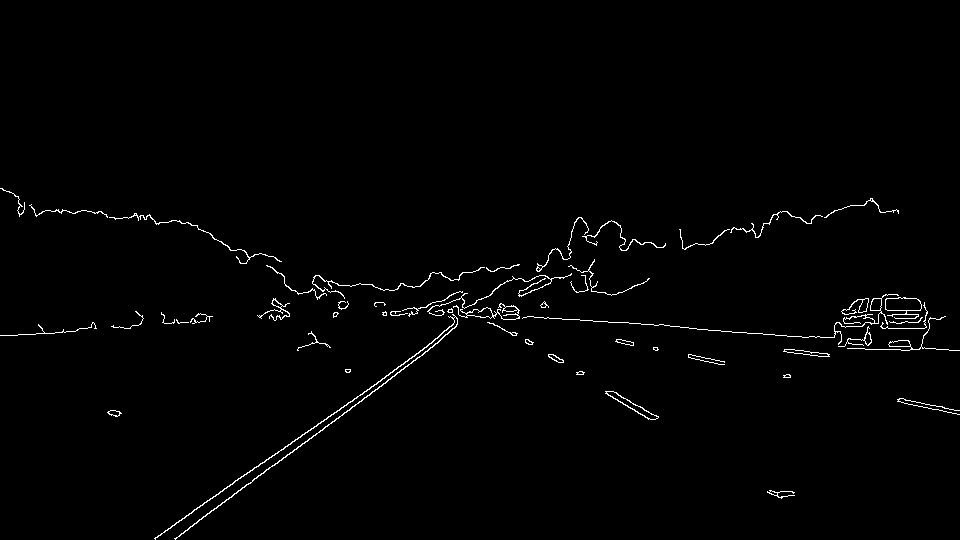
#> input picture my_examples/canny.jpg, 960 x 540 px, given as the content of the folder test_images/, which was not available
$ python images.py
#> lines starting #> are read from the running program, lines starting #| are printed output that depends on the picture; after the words box and inside, x2 and y2 are one past the last pixel; in counts of white or black regions, pixels touching at a corner belong together; pictures that were not available may be replaced by others from this repository, and a replacement may not be noted
### helper.py
import math
import numpy as np
import cv2

def grayscale(img):
    """Applies the Grayscale transform
    This will return an image with only one color channel
    but NOTE: to see the returned image as grayscale
    (assuming your grayscaled image is called 'gray')
    you should call plt.imshow(gray, cmap='gray')"""
    return cv2.cvtColor(img, cv2.COLOR_RGB2GRAY)
    # Or use BGR2GRAY if you read an image with cv2.imread()
    # return cv2.cvtColor(img, cv2.COLOR_BGR2GRAY)

def canny(img, low_threshold, high_threshold):
    """Applies the Canny transform"""
    return cv2.Canny(img, low_threshold, high_threshold)

def gaussian_blur(img, kernel_size):
    """Applies a Gaussian Noise kernel"""
    return cv2.GaussianBlur(img, (kernel_size, kernel_size), 0)

def region_of_interest(img, vertices):
    """
    Applies an image mask.

    Only keeps the region of the image defined by the polygon
    formed from `vertices`. The rest of the image is set to black.
    `vertices` should be a numpy array of integer points.
    """
    #defining a blank mask to start with
    mask = np.zeros_like(img)

    #defining a 3 channel or 1 channel color to fill the mask with depending on the input image
    if len(img.shape) > 2:
        channel_count = img.shape[2]  # i.e. 3 or 4 depending on your image
        ignore_mask_color = (255,) * channel_count
    else:
        ignore_mask_color = 255

    #filling pixels inside the polygon defined by "vertices" with the fill color
    cv2.fillPoly(mask, vertices, ignore_mask_color)

    #returning the image only where mask pixels are nonzero
    masked_image = cv2.bitwise_and(img, mask)
    return masked_image

def draw_raw_lines(img, lines, color=[255, 0, 0], thickness=2):
    img = np.zeros((img.shape[0], img.shape[1], 3), dtype=np.uint8)
    for line in lines:
        for x1,y1,x2,y2 in line:
            cv2.line(img, (x1, y1), (x2, y2), [0,255,0], thickness)

    return img

def draw_lines(img, lines, horizon=0, color=[255, 0, 0], thickness=6):
    """
    Think about things like separating line segments by their
    slope ((y2-y1)/(x2-x1)) to decide which segments are part of the left
    line vs. the right line.  Then, you can average the position of each of
    the lines and extrapolate to the top and bottom of the lane.
   """
    # right lane: positive slope
    # left lane: negative slope
    # (0,0) is top left!

    img = np.zeros((img.shape[0], img.shape[1], 3), dtype=np.uint8)

    x_left = []
    x_right = []
    y_left = []
    y_right = []

    for line in lines:
        for x1,y1,x2,y2 in line:
            slope = ((y2 - y1) / (x2 -x1))
            if math.fabs(slope) >= 0.6:
                if slope <= 0 :
                    x_left.extend([x1, x2])
                    y_left.extend([y1, y2])
                else :
                    x_right.extend([x1, x2])
                    y_right.extend([y1, y2])


    if (len(x_left) > 0 and len(x_right) > 0):
        # apply least squares polynomial fit to the arrays
        coeff_left = np.polyfit(y_left, x_left, 1)
        coeff_right = np.polyfit(y_right, x_right, 1)

        polyline_left = np.poly1d(coeff_left)
        polyline_right = np.poly1d(coeff_right)

        # cut the line on the limits, get x from the lines
        line_top_y = horizon
        line_bottom_y = img.shape[0]

        line_left_x_bottom = polyline_left(line_bottom_y)
        line_left_x_top = polyline_left(line_top_y)

        line_right_x_bottom = polyline_right(line_bottom_y)
        line_right_x_top = polyline_right(line_top_y)

        cv2.line(img, (int(line_left_x_bottom), line_bottom_y), (int(line_left_x_top), line_top_y), color, thickness)
        cv2.line(img, (int(line_right_x_bottom), line_bottom_y), (int(line_right_x_top), line_top_y), color, thickness)

    return img

def hough_lines(img, rho, theta, threshold, min_line_len, max_line_gap):
    # `img` should be the output of a Canny transform.
    lines = cv2.HoughLinesP(img, rho, theta, threshold, np.array([]), minLineLength=min_line_len, maxLineGap=max_line_gap)
    return lines

# Python 3 has support for cool math symbols.

def weighted_img(img, initial_img, α=0.8, β=1., γ=0.):
    return cv2.addWeighted(initial_img, α, img, β, γ)

def debug_image(debug, filenamepath, extension, image):
    if debug:
        cv2.imwrite(filenamepath + "_" + extension + ".jpg", cv2.cvtColor(image, cv2.COLOR_RGB2BGR))

### pipeline.py
import matplotlib.pyplot as plt
import matplotlib.image as mpimg
import numpy as np
import cv2
import helper

def pipeline(image, save_path=""):
    # Debug option
    debug = 0
    if save_path:
        debug = 1

    # 1. Transform image to grayscale
    image_gray = helper.grayscale(image)

    helper.debug_image(debug, save_path,"gray", image_gray)

    # 2. Smoothen image
    image_cleaned = helper.gaussian_blur(image_gray, 5)

    helper.debug_image(debug, save_path,"cleaned", image_cleaned)

    # 3. Apply Canny
    threshold_low = 50
    threshold_high = 150
    image_edges = helper.canny(image_cleaned, threshold_low, threshold_high);

    helper.debug_image(debug, save_path,"canny", image_edges)

    # 4. Set a ROI
    left_bottom = (0, image.shape[0])
    left_top = (430, 330)
    right_top = (530, 330)
    right_bottom = (image.shape[1], image.shape[0])
    roi = np.array([[left_bottom, left_top, right_top, right_bottom]], dtype=np.int32)
    image_roi = helper.region_of_interest(image_edges, roi)

    helper.debug_image(debug, save_path,"roi", image_roi)

    # 5. Calculate Hough lines
    rho = 3
    theta = np.pi/180
    threshold = 20
    min_line_length = 15
    max_line_gap = 10
    lines = helper.hough_lines(image_roi, rho, theta, threshold, min_line_length, max_line_gap)

    # 6 debug option
    image_hough = helper.draw_raw_lines(image_roi, lines)
    image_hough = helper.weighted_img(image_hough, image)
    helper.debug_image(debug, save_path, "hough", image_hough)

    # 7 Calculate poly lines
    horizon = 350
    image_lr_lines = helper.draw_lines(image_roi, lines, horizon)

    # 8 Add lines to original image
    image_overlay = helper.weighted_img(image_lr_lines, image)

    helper.debug_image(debug, save_path,"overlay", image_overlay)

    return image_overlay

### images.py
import matplotlib.pyplot as plt
import matplotlib.image as mpimg
import numpy as np
import cv2
import helper
import os
import pipeline as ppl
import datetime

folder = "test_images/"
raw_images = os.listdir(folder)

image_dir = "test_images_output/" + datetime.datetime.now().strftime('%Y-%m-%d_%H-%M-%S') + "/"
os.makedirs(image_dir)

for image_name in raw_images:
    path = image_dir + os.path.splitext(image_name)[0]

    image = mpimg.imread(folder + image_name)
#> image is the input picture: shape (540, 960, 3); min 0, max 255, mean 3.1
    image_lr_lines = ppl.pipeline(image, path)
#> in gaussian_blur, `return cv2.GaussianBlur(img, (kernel_size, kernel_size), 0)`:
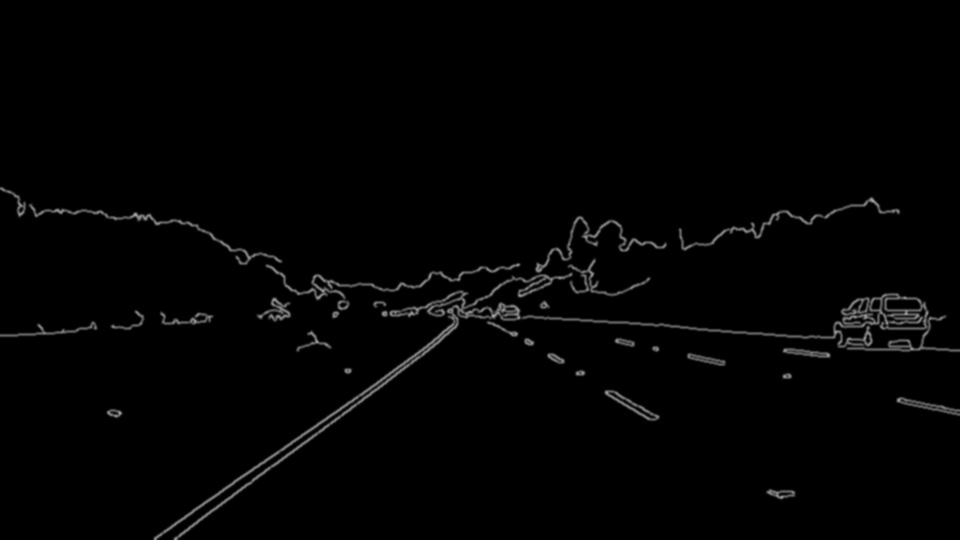
#> returned value: shape (540, 960); min 0, max 169, mean 3.1
#> in canny, `return cv2.Canny(img, low_threshold, high_threshold)`:
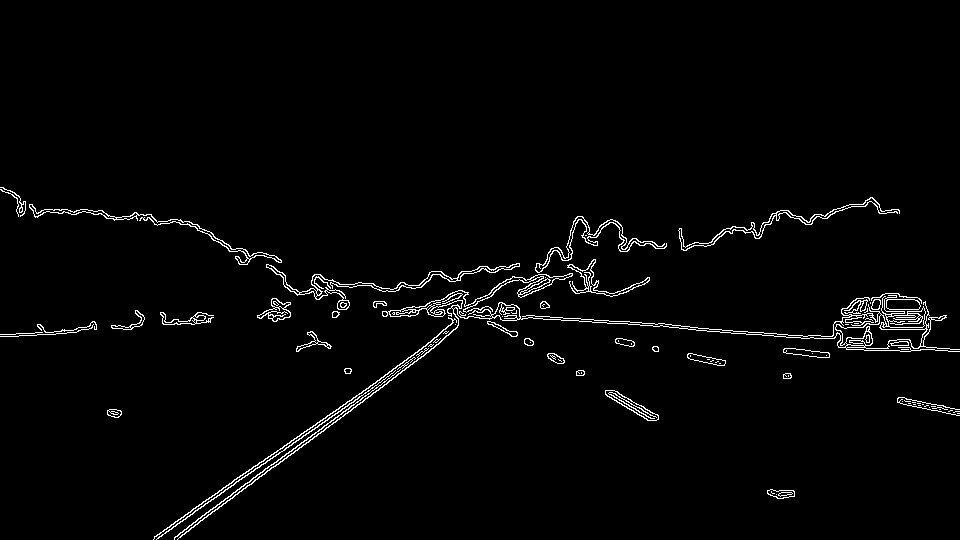
#> returned value: shape (540, 960); 2.2% white in thin lines or dots, all inside (x1, y1, x2, y2) = (0, 187, 960, 540)
#> in region_of_interest, `cv2.fillPoly(mask, vertices, ignore_mask_color)`:
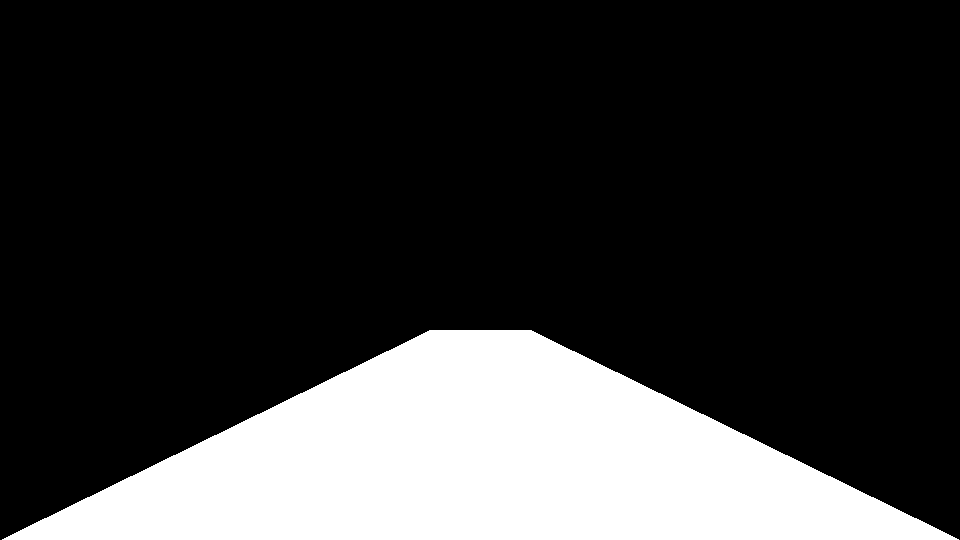
#> mask: shape (540, 960); 21.5% white; 1 white region, box (x1, y1, x2, y2) and area: (2, 330, 959, 540) 111309
#> in region_of_interest, `masked_image = cv2.bitwise_and(img, mask)`:
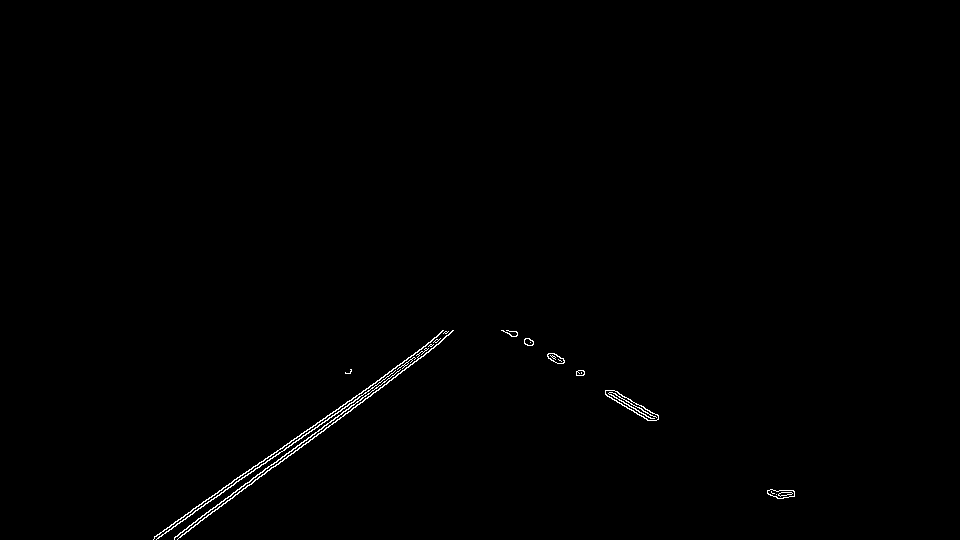
#> masked_image: shape (540, 960); 0.46% white in thin lines or dots, all inside (x1, y1, x2, y2) = (153, 330, 795, 540)
#> in hough_lines, `lines = cv2.HoughLinesP(img, rho, theta, threshold, np.array([]), minL..`: lines = 55 rows, first 6: [275, 466, 442, 340], [375, 383, 443, 330], [262, 472, 405, 365], [361, 393, 400, 363], [548, 353, 563, 362], [159, 536, 453, 330]
#> the loop in draw_raw_lines, `for line in lines:` made 55 passes
#> line on passes 1 to 12: [[275, 466, 442, 340]], [[375, 383, 443, 330]], [[262, 472, 405, 365]], [[361, 393, 400, 363]], [[548, 353, 563, 362]], [[159, 536, 453, 330]], [[215, 507, 253, 477]], [[609, 390, 654, 418]], [[208, 499, 271, 454]], [[605, 393, 650, 420]], [[212, 511, 251, 484]], [[610, 390, 658, 416]]
#> the loop in draw_lines, `for line in lines:` made 55 passes
#> after the loop in draw_lines, `for line in lines:`: x_left = 62 values, max 453 at index 9, min 154 at index 16, mean 288.7; x_right = [548, 563, 609, 654, 605, 650, 605, 627, 619, 649, 628, 658, 624, 652]; y_left = 62 values, max 539 at index 58, min 330 at index 3, mean 448.1; y_right = [353, 362, 390, 418, 393, 420, 394, 408, 402, 420, 401, 419, 403, 420]
#> in draw_lines, `coeff_left = np.polyfit(y_left, x_left, 1)`: coeff_left = [-1.36, 898.3]
#> in draw_lines, `coeff_right = np.polyfit(y_right, x_right, 1)`: coeff_right = [1.57, -5.76]
#> in draw_lines, `line_left_x_bottom = polyline_left(line_bottom_y)`: line_left_x_bottom = 163.6
#> in draw_lines, `line_left_x_top = polyline_left(line_top_y)`: line_left_x_top = 422.1
#> in draw_lines, `line_right_x_bottom = polyline_right(line_bottom_y)`: line_right_x_bottom = 839.6
#> in draw_lines, `line_right_x_top = polyline_right(line_top_y)`: line_right_x_top = 542.2
#> in draw_lines, `cv2.line(img, (int(line_right_x_bottom), line_bottom_y), (int(line_rig..`:
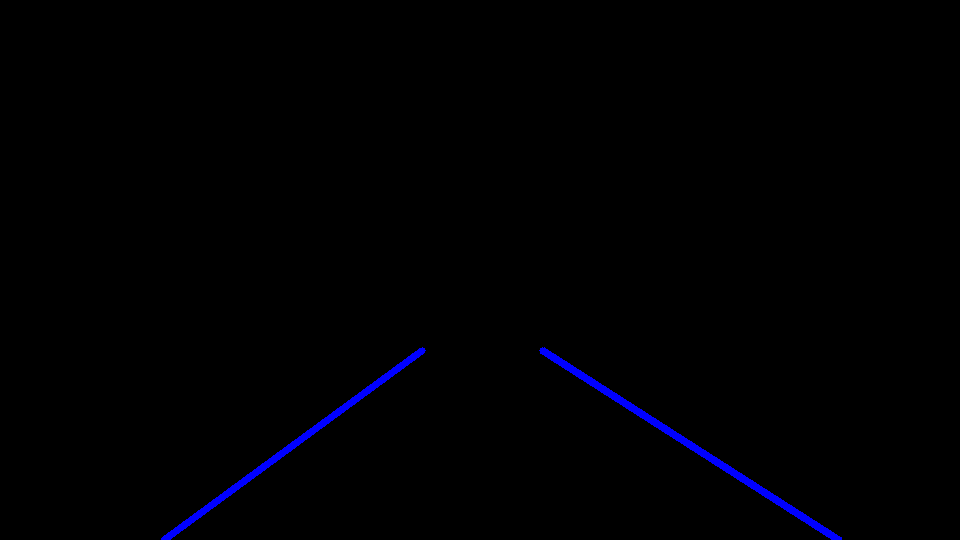
#> img: shape (540, 960, 3); mean of channels 0, 1, 2 2.4, 0, 0; drawn as B, G, R
#> in debug_image (call 6), `cv2.imwrite(filenamepath + "_" + extension + ".jpg", cv2.cvtColor(imag..`:
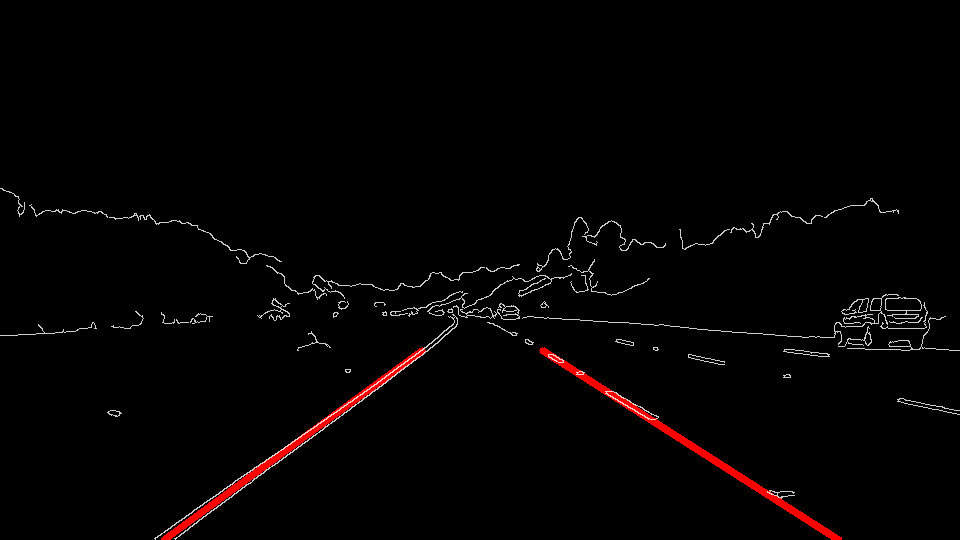
#> saved as canny_overlay.jpg: shape (540, 960, 3); mean B, G, R 2.5, 2.5, 4.7

    plt.imshow(image_lr_lines)
    #plt.show()
